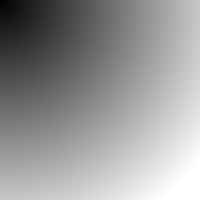
Frame 1 (no input)
Frame 60 (the mouse pressed at the canvas centre just before this capture): identical to frame 1, image omitted
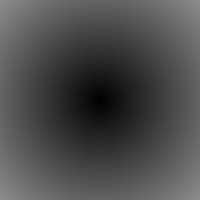
Frame 120 (the mouse held since frame 60 and released just before this capture)

The Processing sketch that drew these frames (run headless with seeded random() and noise(); from frame 60 on, the mouse is pressed at the canvas centre):

// Processing sketch: sketch_08_16_media_pixels2
// ── sketch_08_16_media_pixels2.pde
//MFADT Bootcamp 2016
//08.16.2016
//Media
//Pixel_2

void setup(){
  size(200,200);
  
  //loop through every pixel
  loadPixels();
}

void draw(){
  
  //loop through every pixel row
  for (int x=0; x<width; x++){
    for(int y=0; y<height;y++){
      
      //use the formula to find the 1D location
      int loc = x+y*width;
      float distance = dist(x,y,mouseX,mouseY);
      pixels[loc] = color(distance);
    }
  }
  updatePixels();
}
